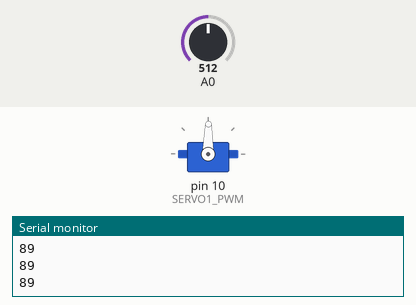
Recording of a sketch running on a simulated Arduino Uno, built with avr-gcc and run on an emulated ATmega328P. Shown: servo, the last lines printed to the serial monitor. The inputs (shaded band) are chosen by the test bench; at power-on: A0 = 512.

Above: at 1.2 s.
1.3 s: A0 set to 716
At 2.5 s:
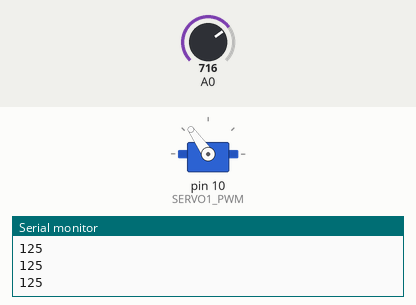
2.8 s: A0 set to 900
At 3.8 s:
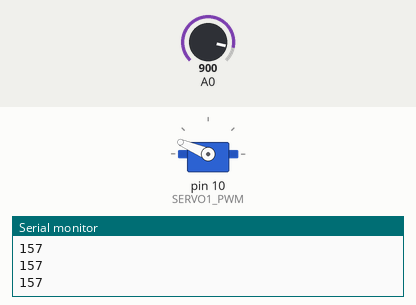
4.3 s: A0 set to 1023
At 5.2 s:
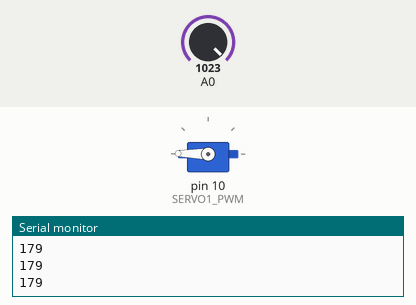
5.8 s: A0 set to 306
At 6.5 s:
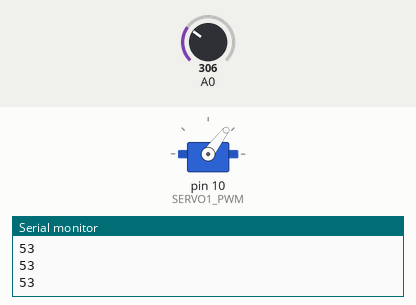
7.3 s: A0 set to 122
At 7.9 s:
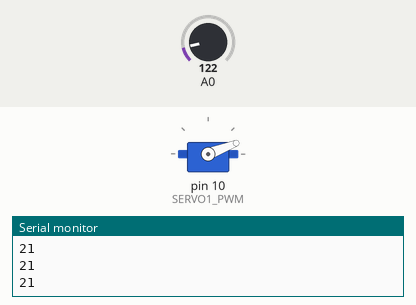
8.8 s: A0 set to 511
At 9.2 s:
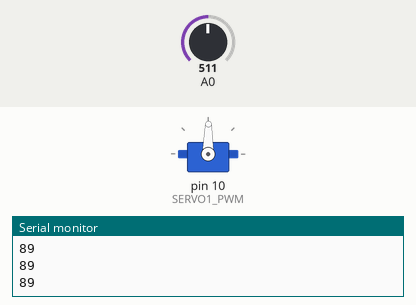
Timing chart, 0 to 11.3 s (numbered marks = the images above; inputs shaded):
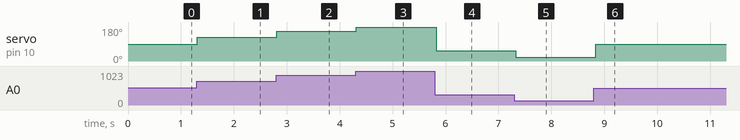

The sketch:

ServoAntVariableresister.ino
```cpp
#include <Servo.h>
#define SERVO1_PWM 10
Servo servo_1;

void setup()
{
  Serial.begin(9600);
  Serial.println("Simple Adafruit Motor Shield sketch");

  // Use the default "Servo" library of Arduino.
  // Attach the pin number to the servo library.
  // This might also set the servo in the middle position.
  servo_1.attach(SERVO1_PWM);
}


void loop()
{
  // Suppose there are two servo motors connected.
  // Let them move 180 degrees.
  int sensorValue = analogRead(A0);
  //Serial.print(sensorValue); // Serial.print(" - ");
  int deg = map(sensorValue, 0, 1023, 0, 179);
  Serial.println(deg);
  servo_1.write(deg);
  delay(100);
}
```

Measured:
- after the input at 1.3 s, servo on pin 10 (SERVO1_PWM): 89° → 125° at once
- after the input at 2.8 s, servo on pin 10 (SERVO1_PWM): 125° → 157° at once
- after the input at 4.3 s, servo on pin 10 (SERVO1_PWM): 157° → 179° at once
- after the input at 5.8 s, servo on pin 10 (SERVO1_PWM): 179° → 53° at once
- after the input at 7.3 s, servo on pin 10 (SERVO1_PWM): 53° → 21° at once
- after the input at 8.8 s, servo on pin 10 (SERVO1_PWM): 21° → 89° at once
